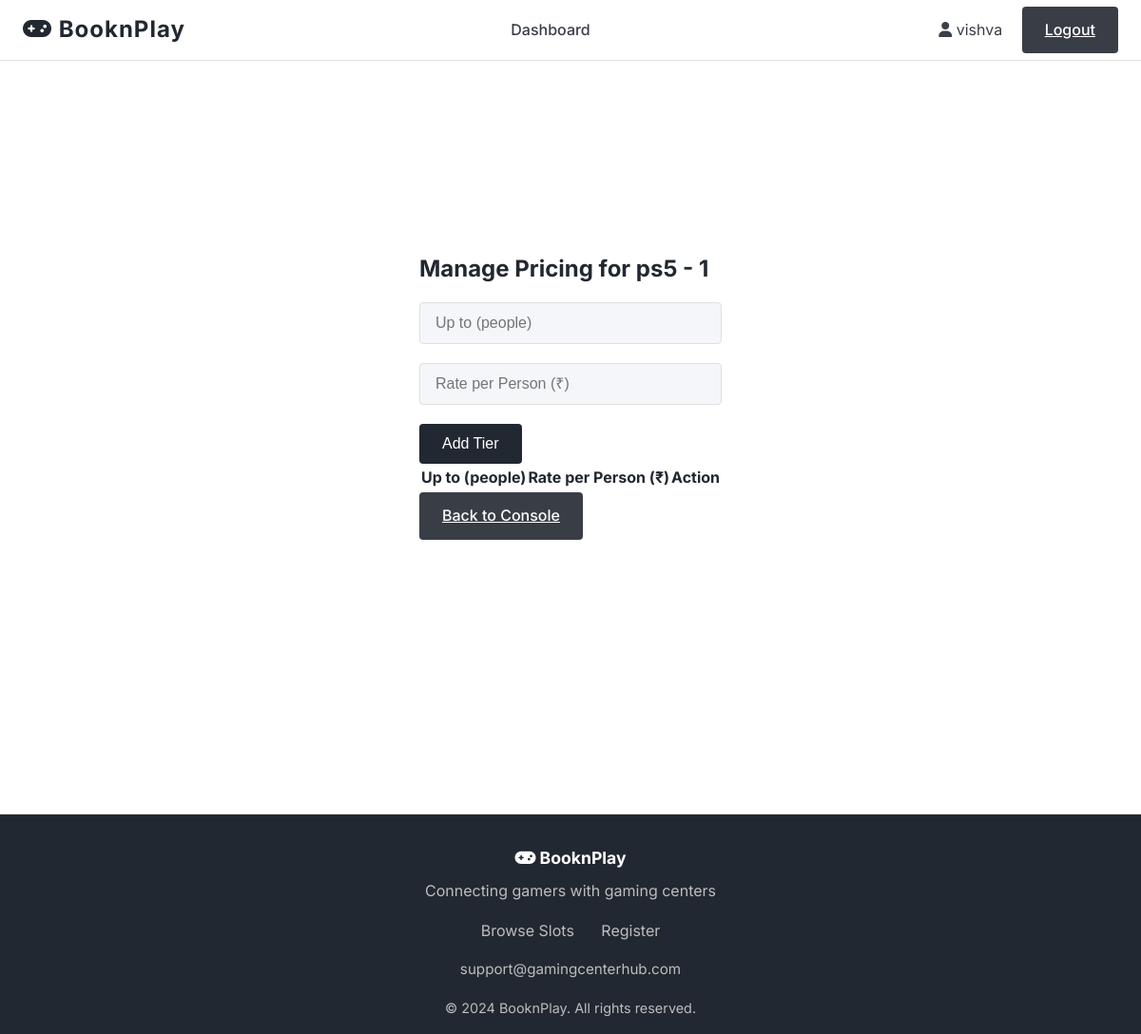
/console/1/pricing (signed in), run on an earlier commit of the app's database.
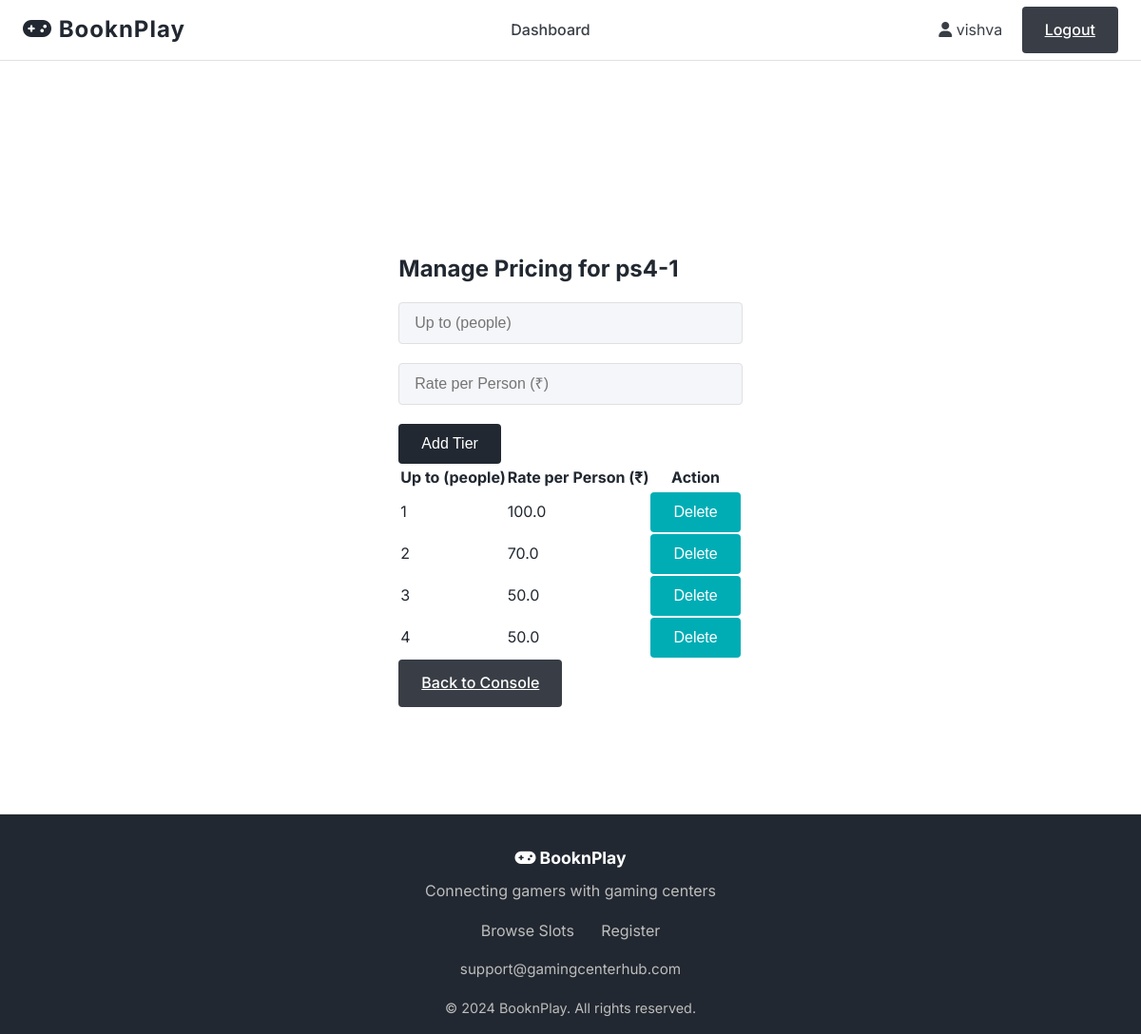
And on a later commit of the database.
### models.py (models this page shows, shortened)
class Console(db.Model):
    __tablename__ = 'consoles'
    id = db.Column(db.Integer, primary_key=True)
    name = db.Column(db.String(100), nullable=False)
    console_type = db.Column(db.String(50), nullable=False)
    hourly_rate = db.Column(db.Float, nullable=False)  # Rate per person per hour
    is_available = db.Column(db.Boolean, default=True)
    created_at = db.Column(db.DateTime, default=datetime.utcnow)
    owner_id = db.Column(db.Integer, db.ForeignKey('owners.id'), nullable=False)
    slots = db.relationship('TimeSlot', backref='console', lazy=True, cascade='all, delete-orphan')

class ConsolePricingTier(db.Model):
    __tablename__ = 'console_pricing_tiers'
    id = db.Column(db.Integer, primary_key=True)
    console_id = db.Column(db.Integer, db.ForeignKey('consoles.id'), nullable=False)
    max_people = db.Column(db.Integer, nullable=False)
    rate_per_person = db.Column(db.Float, nullable=False)

### routes.py (the view, shortened to what this page needs)
@app.route('/console/<int:console_id>/pricing', methods=['GET', 'POST'])
def manage_pricing(console_id):
    if 'user_id' not in session or session.get('user_type') != 'owner':
        flash('Please login as owner', 'error')
        return redirect(url_for('login'))
    console = Console.query.get_or_404(console_id)
    if console.owner_id != session['user_id']:
        flash('Access denied', 'error')
        return redirect(url_for('dashboard'))
    tiers = ConsolePricingTier.query.filter_by(console_id=console_id).order_by(ConsolePricingTier.max_people).all()
    return render_template('manage_pricing.html', console=console, tiers=tiers)

### templates/manage_pricing.html (shortened to what this page needs)
{% extends "base.html" %}
{% block content %}
<div class="container mt-4">
    <h2>Manage Pricing for {{ console.name }}</h2>
    <form method="POST" class="row g-3 mb-4">
        <div class="col-md-4">
            <input type="number" name="max_people" class="form-control" placeholder="Up to (people)" min="1" required>
        </div>
        <div class="col-md-4">
            <input type="number" name="rate_per_person" class="form-control" placeholder="Rate per Person (₹)" step="0.01" min="0" required>
        </div>
        <div class="col-md-4">
            <button type="submit" class="btn btn-primary w-100">Add Tier</button>
        </div>
    </form>
    <table class="table table-bordered">
        <thead>
            <tr>
                <th>Up to (people)</th>
                <th>Rate per Person (₹)</th>
                <th>Action</th>
            </tr>
        </thead>
        <tbody>
            {% for tier in tiers %}
            <tr>
                <td>{{ tier.max_people }}</td>
                <td>{{ tier.rate_per_person }}</td>
                <td>
                    <form method="POST" action="{{ url_for('delete_pricing_tier', console_id=console.id, tier_id=tier.id) }}" style="display:inline;">
                        <button type="submit" class="btn btn-danger btn-sm" onclick="return confirm('Delete this pricing tier?');">Delete</button>
                    </form>
                </td>
            </tr>
            {% endfor %}
        </tbody>
    </table>
    <a href="{{ url_for('console_details', console_id=console.id) }}" class="btn btn-secondary mt-3">Back to Console</a>
</div>
{% endblock %}

### templates/base.html (shortened to what this page needs)
<!DOCTYPE html>
<html lang="en">
<head>
    <link rel="stylesheet" href="{{ url_for('static', filename='css/main.css') }}">
    <link rel="stylesheet" href="https://cdnjs.cloudflare.com/ajax/libs/font-awesome/6.4.0/css/all.min.css">
</head>
<body>
    <header class="header">
        <div class="header-content">
            <a href="{{ url_for('index') }}" class="logo">
                <i class="fas fa-gamepad"></i> BooknPlay
            </a>
            <nav class="nav-links">
                {% if session.username and session.user_type == 'owner' %}
                    <a href="{{ url_for('dashboard') }}" class="{% if request.endpoint == 'dashboard' %}active{% endif %}">Dashboard</a>
                {% endif %}
            </nav>
            <div class="user-info">
                {% if session.username %}
                    <i class="fas fa-user"></i> {{ session.username }}
                    <a href="{{ url_for('logout') }}" class="btn btn-secondary" style="margin-left:1rem;">Logout</a>
                {% endif %}
            </div>
        </div>
    </header>
    <main class="main-content">
        <div class="container">
            {% block content %}{% endblock %}
        </div>
    </main>
    <footer class="footer">
        <div>
            <div style="font-weight:700; font-size:1.1rem;"><i class="fas fa-gamepad"></i> BooknPlay</div>
            <div style="margin:0.5rem 0; color:#bdbdbd;">Connecting gamers with gaming centers</div>
            <div style="margin:1rem 0;">
                <a href="{{ url_for('available_slots') }}" style="color:#bdbdbd; margin-right:1.5rem; text-decoration:none;">Browse Slots</a>
                <a href="{{ url_for('register') }}" style="color:#bdbdbd; text-decoration:none;">Register</a>
            </div>
            <div style="color:#bdbdbd; font-size:0.95rem;">support@gamingcenterhub.com</div>
            <div style="margin-top:1rem; color:#bdbdbd; font-size:0.9rem;">&copy; 2024 BooknPlay. All rights reserved.</div>
        </div>
    </footer>
</body>
</html>

### static/css/main.css (style rules this page uses)
:root { --primary: #222831; --secondary: #393e46; --accent: #00adb5; --background: #fff; --text: #222831; --muted: #f5f6fa; --border: #e0e0e0; --success: #00b894; --danger: #e17055; }
* { margin: 0; padding: 0; box-sizing: border-box; }
html, body { height: 100%; overflow-x: hidden; }
body { font-family: 'Inter', Arial, sans-serif; background: var(--background); color: var(--text); min-height: 100vh; line-height: 1.6; }
.header { background: var(--background); border-bottom: 1px solid var(--border); position: fixed; top: 0; left: 0; right: 0; z-index: 1000; height: 64px; display: flex; align-items: center; }
.header-content { max-width: 1200px; width: 100%; margin: 0 auto; padding: 0 1.5rem; display: flex; align-items: center; justify-content: space-between; }
.logo { font-size: 1.5rem; font-weight: 700; color: var(--primary); text-decoration: none; letter-spacing: 1px; }
.nav-links { display: flex; gap: 1.5rem; align-items: center; }
.nav-links a { color: var(--secondary); text-decoration: none; font-weight: 500; padding: 0.5rem 0.75rem; border-radius: 4px; transition: background 0.2s, color 0.2s; }
.user-info { color: var(--secondary); font-size: 1rem; margin-left: 1.5rem; }
.btn { background: var(--accent); color: #fff; border: none; border-radius: 4px; padding: 0.5rem 1.25rem; font-size: 1rem; font-weight: 500; cursor: pointer; transition: background 0.2s; outline: none; }
.btn-secondary { background: var(--secondary); color: #fff; }
.main-content { flex: 1; margin-top: 72px; min-height: calc(100vh - 64px); display: flex; flex-direction: column; }
.container { max-width: 1200px; margin: 0 auto; padding: 96px 1.5rem 2rem 1.5rem; }
.form-control { width: 100%; padding: 0.75rem 1rem; border: 1px solid var(--border); border-radius: 4px; font-size: 1rem; margin-bottom: 1.25rem; background: var(--muted); color: var(--text); transition: border 0.2s; }
.btn { display: inline-flex; align-items: center; justify-content: center; padding: 0.75rem 1.5rem; border-radius: 0.25rem; font-weight: 500; cursor: pointer; transition: all 0.2s; border: none; }
.btn-primary { background: var(--primary); color: white; }
h1, h2, h3, h4, h5 { color: var(--primary); font-weight: 700; margin-bottom: 1rem; }
input, select, textarea { width: 100%; padding: 0.75rem 1rem; border: 1px solid var(--border); border-radius: 4px; font-size: 1rem; margin-bottom: 1.25rem; background: var(--muted); color: var(--text); transition: border 0.2s; }
.footer { background: var(--primary); color: #fff; text-align: center; padding: 2rem 1rem 1rem 1rem; margin-top: 3rem; border-top: 1px solid var(--border); }

What changed in the data, as far as the page shows it:
changed Console: name "ps5 - 1" → "ps4-1"
added ConsolePricingTier: max_people "1", rate_per_person "100.0"
added ConsolePricingTier: max_people "2", rate_per_person "70.0"
added ConsolePricingTier: max_people "3", rate_per_person "50.0"
added ConsolePricingTier: max_people "4", rate_per_person "50.0"
